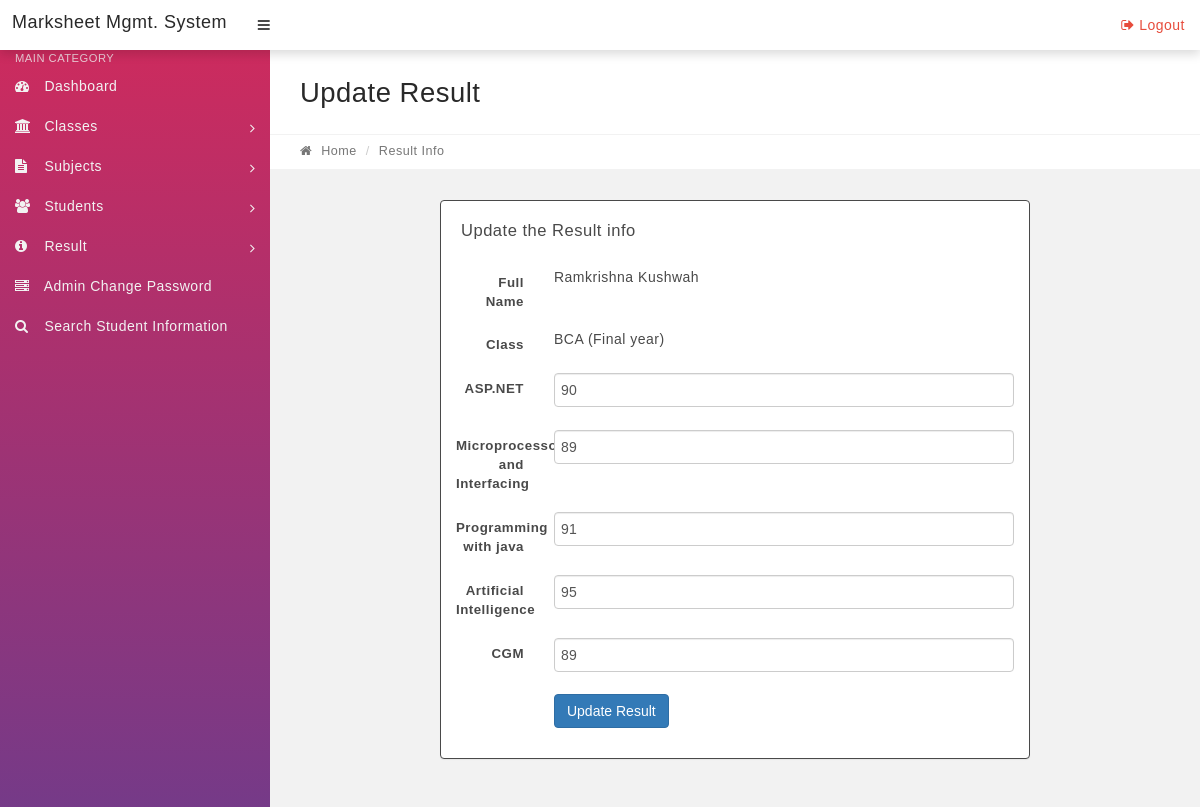
The page /update_result.php?sid=46 (signed in) on the database its author committed.
### tables this page shows
CREATE TABLE `studentstbl` (
  `studentId` int(11) NOT NULL,
  `studentName` varchar(100) NOT NULL,
  `rollNo` varchar(100) NOT NULL,
  `emailId` varchar(100) DEFAULT NULL,
  `gender` varchar(10) DEFAULT NULL,
  `dob` varchar(100) DEFAULT NULL,
  `fatherName` varchar(100) NOT NULL,
  `motherName` varchar(100) NOT NULL,
  `village` varchar(100) NOT NULL,
  `classId` int(11) NOT NULL,
  `imagename` varchar(255) NOT NULL,
  `regDate` timestamp NULL DEFAULT CURRENT_TIMESTAMP,
  `updationDate` timestamp NULL DEFAULT NULL ON UPDATE CURRENT_TIMESTAMP
);

CREATE TABLE `classestbl` (
  `id` int(11) NOT NULL,
  `className` varchar(50) DEFAULT NULL,
  `year` varchar(50) DEFAULT NULL,
  `creationDate` timestamp NULL DEFAULT CURRENT_TIMESTAMP,
  `updationDate` timestamp NULL DEFAULT NULL
);

CREATE TABLE `resultstbl` (
  `id` int(11) NOT NULL,
  `studentId` int(11) DEFAULT NULL,
  `classId` int(11) DEFAULT NULL,
  `subjectId` int(11) DEFAULT NULL,
  `marks` int(11) DEFAULT NULL,
  `postingDate` timestamp NULL DEFAULT CURRENT_TIMESTAMP,
  `updationDate` timestamp NULL DEFAULT NULL ON UPDATE CURRENT_TIMESTAMP
);

CREATE TABLE `subjectstbl` (
  `id` int(11) NOT NULL,
  `classId` int(11) NOT NULL,
  `subjectName` varchar(100) NOT NULL,
  `subjectCode` varchar(100) DEFAULT NULL,
  `creationDate` timestamp NULL DEFAULT CURRENT_TIMESTAMP,
  `updationDate` timestamp NULL DEFAULT NULL ON UPDATE CURRENT_TIMESTAMP
);

### update_result.php (the view, shortened to what this page needs)
<?php
include("include/connection.php");
$sid= $_GET['sid'];
?>
<!DOCTYPE html>
<html lang="en">
    <head>
        <link rel="stylesheet" href="css/bootstrap.min.css" media="screen" >
        <link rel="stylesheet" href="css/font-awesome.min.css" media="screen" >
        <link rel="stylesheet" href="css/main.css" media="screen" >
    </head>
    <body class="top-navbar-fixed">
        <div class="main-wrapper">
             <?php include('include/top-bar.php') ?>
            <div class="content-wrapper">
                <div class="content-container">
                    <?php include('include/side-bar.php') ?>
                    <div class="main-page">
                     <div class="container-fluid">
                            <div class="row page-title-div">
                                <div class="col-md-6">
                                    <h2 class="title">Update Result</h2>
                                </div>
                            </div>
                            <div class="row breadcrumb-div">
                                <div class="col-md-6">
                                    <ul class="breadcrumb">
                                        <li><a href="dashboard.php"><i class="fa fa-home"></i> Home</a></li>
                                        <li class="active">Result Info</li>
                                    </ul>
                                </div>
                            </div>
                        </div>
                        <section class="section">
                        <div class="container-fluid">
                        <div class="row">
                                    <div class="col-md-8 col-md-offset-2">
                                        <div class="panel">
                                           <div class="panel-heading">
                                             <div class="panel-title">
                                            <h5>Update the Result info</h5>
                                            </div>
                                            </div>
                                            <div class="panel-body">
<form action="" method="post" class="form-horizontal" >
<?php
$query= "SELECT distinct studentstbl.studentName,classestbl.className,classestbl.year from resultstbl join studentstbl on resultstbl.studentId=resultstbl.studentId join subjectstbl on subjectstbl.id=resultstbl.subjectId join classestbl on classestbl.id=studentstbl.classId where studentstbl.studentId=$sid ";
$data = mysqli_query($conn,$query);
$total = mysqli_num_rows($data);
if($total> 0)
{
while($result = mysqli_fetch_assoc($data))
{
?>
<div class="form-group">
<label for="default" class="col-sm-2 control-label">Full Name</label>
<div class="col-sm-10">
<?php echo $result['studentName'];?>
</div>
</div>
<div class="form-group">
<label for="default" class="col-sm-2 control-label">Class</label>
<div class="col-sm-10">
<?php echo $result['className'];?> (<?php echo $result['year'];?>)
</div>
</div>
<?php
}
}?>
<?php
$query = "SELECT DISTINCT studentstbl.studentName,studentstbl.studentId,classestbl.className,classestbl.year,subjectstbl.subjectName,resultstbl.marks,resultstbl.id as SubjectName from resultstbl join studentstbl on studentstbl.studentId=resultstbl.studentId join subjectstbl on subjectstbl.id=resultstbl.subjectId join classestbl on classestbl.id=studentstbl.classId where studentstbl.studentId='$sid' ";
$data = mysqli_query($conn, $query);
if ($total = mysqli_num_rows($data)>0)
{while ($result = mysqli_fetch_assoc($data))
{
?>
<div class="form-group">
<label for="default" class="col-sm-2 control-label"><?php echo $result['subjectName'];?></label>
<div class="col-sm-10">
<input type="text" name="marks[]" class="form-control" id="marks" value="<?php echo $result['marks']; ?>" maxlength="5" required="required" autocomplete="off" placeholder="Enter marks out of 100">
</div>
</div>
<?php
}
}
?>
<div class="form-group">
    <div class="col-sm-offset-2 col-sm-10">
        <button type="submit" name="update" id="submit" class="btn btn-primary">Update Result</button>
    </div>
</div>
</form>
</section>
                </div>
            </div>
        </div>
        </body>
</html>

### rows shown on the page
studentstbl: studentName "Ramkrishna Kushwah", classestbl.className "BCA", classestbl.year "Final year"
resultstbl: subjectstbl.subjectName "ASP.NET", marks "90"
resultstbl: subjectstbl.subjectName "Microprocessor and Interfacing", marks "89"
resultstbl: subjectstbl.subjectName "Programming with java", marks "91"
resultstbl: subjectstbl.subjectName "Artificial Intelligence", marks "95"
resultstbl: subjectstbl.subjectName "CGM", marks "89"
